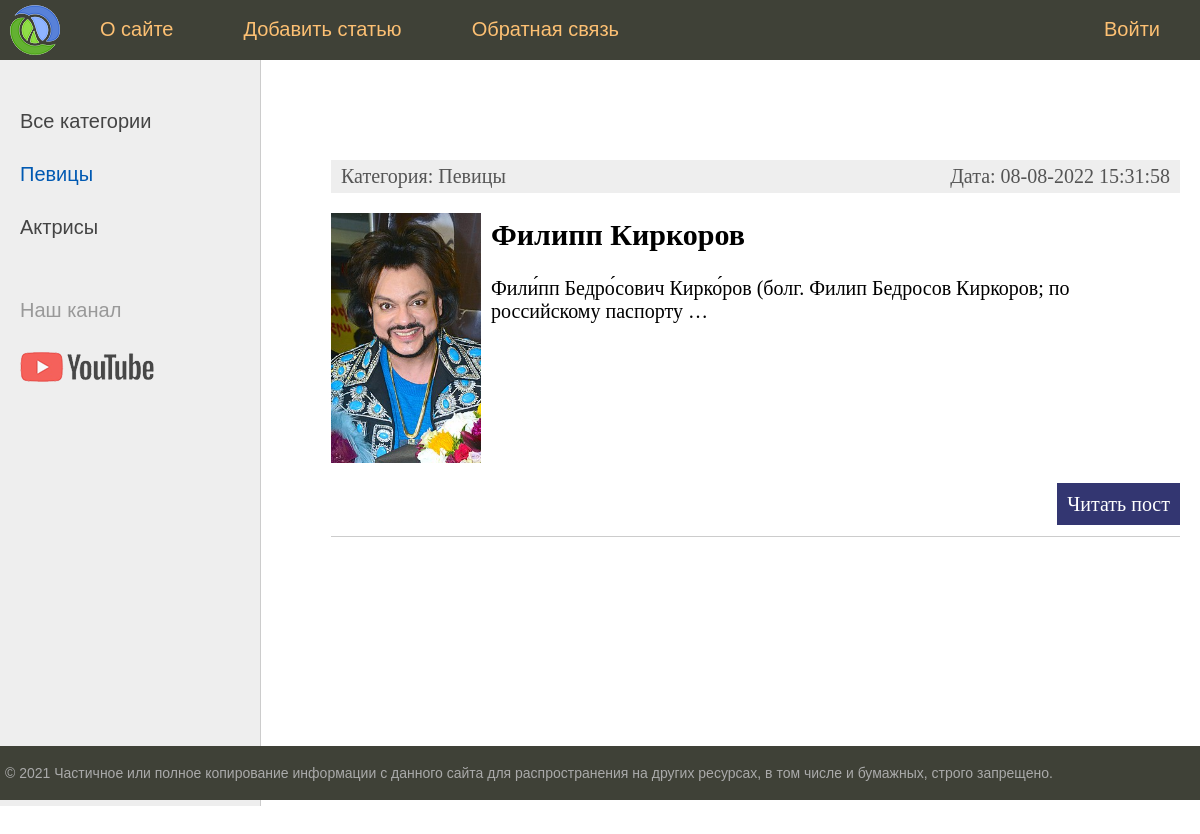
Page /category/pevicy/ on the earlier database version.
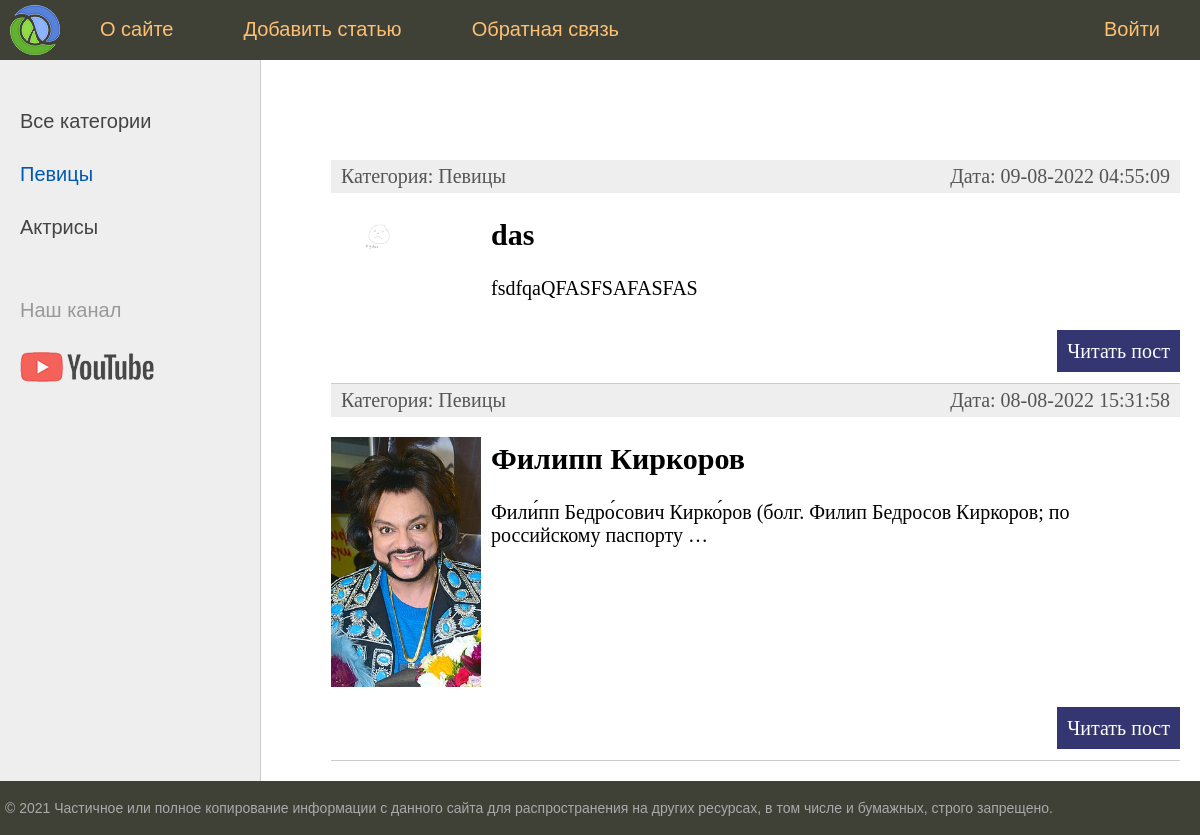
Same page on the later database version.
### man/models.py (models this page shows, shortened)
class Category(models.Model):
    name = models.CharField(max_length=100, db_index=True,verbose_name='Категория')
    slug = models.SlugField(max_length=255, unique=True, db_index=True, verbose_name='URL')
    def __str__(self):
        return self.name
    def get_absolute_url(self):
        return reverse('category', kwargs={'cat_slug': self.slug})
    class Meta:
        verbose_name = 'Категория'
        verbose_name_plural = 'Категории'
        ordering = ['id']

class Man(models.Model):
    title = models.CharField(max_length=255,verbose_name='Заголовок')
    slug = models.SlugField(max_length=255,unique=True,db_index=True,verbose_name='URL')
    content = models.TextField(blank=True,verbose_name='Текст статьи')
    photo = models.ImageField(upload_to="photos/%Y/%m/%d/",verbose_name='Фото')
    time_create = models.DateTimeField(auto_now_add=True,verbose_name='Время создания')
    time_update = models.DateTimeField(auto_now=True,verbose_name='Время изменения')
    is_published = models.BooleanField(default=True,verbose_name='Публикация')
    cat = models.ForeignKey('Category', on_delete=models.PROTECT, null=True,verbose_name='Категория')
    def get_absolute_url(self):
        return reverse('post', kwargs={'post_slug': self.slug})
    class Meta:
        verbose_name = 'Известные мужчины'
        verbose_name_plural = 'Известные мужчины'
        ordering = ['-time_create', 'title']

### man/views.py (the view)
# urls.py: path('category/<slug:cat_slug>/', ManCategory.as_view(), name='category')
class ManCategory(ListView):
    model = Man
    template_name = 'man/index.html'
    context_object_name = 'posts'
    allow_empty = False
    def get_queryset(self):
        return Man.objects.filter(cat__slug=self.kwargs['cat_slug'], is_published=True)
    def get_context_data(self, *, object_list=None, **kwargs):
        context = super().get_context_data(**kwargs)
        context['title'] = 'Категория - ' + str(context['posts'][0].cat)
        context['menu'] = menu
        context['cat_selected'] = context['posts'][0].cat_id
        return context

### man/templatetags/man_tags.py (called while the page is built)
@register.inclusion_tag('man/list_categories.html')
def show_categories(sort=None,cat_selected=0):
    if not sort:
        cats = Category.objects.all()
    else:
        cats = Category.objects.order_by(sort)
    return {"cats": cats,"cat_selected": cat_selected}

### man/templates/man/index.html (shortened to what this page needs)
{% extends 'man/base.html' %}
{% block content %}
<ul class="list-articles">
    {% for p in posts %}
    <li>
        <div class="article-panel">
            <p class="first">Категория: {{p.cat}}</p>
            <p class="last">Дата: {{p.time_update|date:"d-m-Y H:i:s"}}</p>
        </div>
{% if p.photo %}
        <p><img class="img-article-left thumb" src="{{p.photo.url}}"></p>
{% endif %}
        <h2>{{ p.title }}</h2>
        {% autoescape on %}
        {{ p.content|linebreaks|truncatewords:10 }}
        {% endautoescape %}
        <p class="link-read-post"><a href="{{p.get_absolute_url}}">Читать пост</a></p>
    </li>
    {% endfor %}
</ul>
{% endblock %}

### man/templates/man/list_categories.html
{% for c in cats %}
		{% if c.pk == cat_selected %}
			<li class="selected">{{c.name}}</li>
		{% else %}
			<li><a href="{{ c.get_absolute_url }}">{{ c.name }}</a></li>
		{% endif %}
{% endfor %}

Differences in the rows shown:
added Man: cat "Певицы", time_update "09-08-2022 04:55:09", photo (picture), title "das", content "fsdfqaQFASFSAFASFAS"
